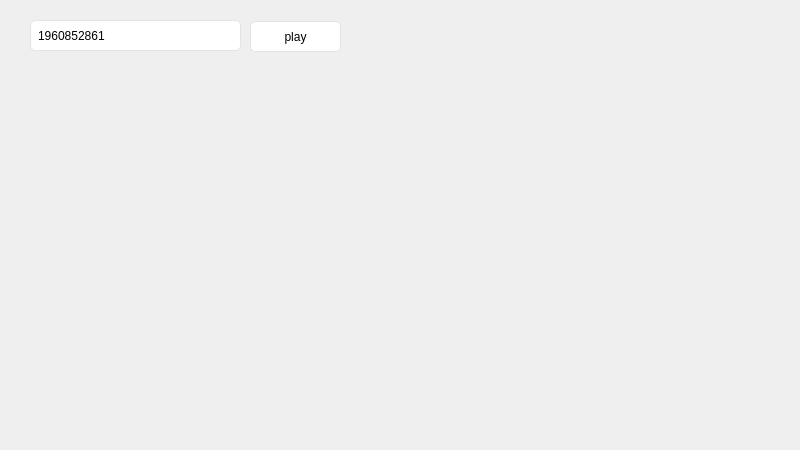
<?xml version="1.0" encoding="UTF-8"?>
<ui version="4.0">
 <class>HomePage</class>
 <widget class="QWidget" name="HomePage">
  <property name="geometry">
   <rect>
    <x>0</x>
    <y>0</y>
    <width>800</width>
    <height>450</height>
   </rect>
  </property>
  <property name="windowTitle">
   <string>Form</string>
  </property>
  <property name="styleSheet">
   <string notr="true">

#MainWindow {
    background-color: rgb(238,238,238);
}

/* QPush Button Styles */

QPushButton {
    background-color: #ffffff;
    border: 1px solid #E3E3E3;
    border-radius: 5px;
    font: 9pt &quot;Microsoft YaHei UI&quot;;
}

QPushButton::hover {
    background-color: #F0F0F0;
    border: 1px solid #E3E3E3;
    border-radius: 5px;
    font: 9pt &quot;Microsoft YaHei UI&quot;;
}

QPushButton:pressed, QPushButton:checked {
    background-color: #ECECEC;
    border: 1px solid #ECECEC;
    border-radius: 5px;
    font: 9pt &quot;Microsoft YaHei UI&quot;;
}

/* QSlider Component Styles */
QSlider{
    border-color: #ffffff;
	border-top-color: rgb(255, 255, 255);
}

QSlider::groove:horizontal {                                
     border: 1px solid #999999;                             
     height: 1px;                                           
    margin: 0px 0;                                         
     left: 5px; right: 5px; 
}

QSlider::handle:horizontal {                               
     border: 0px;
     border-image: url(:/Images/handle_hover.png);
     width: 15px;                                    
     margin: -7px -7px -7px -7px;                  
} 

QSlider::add-page:horizontal{
background: qlineargradient(spread:pad, x1:0, y1:1, x2:0, y2:0, stop:0 #bcbcbc, stop:0.25 #bcbcbc, stop:0.5 #bcbcbc, stop:1 #bcbcbc); 

}

QSlider::sub-page:horizontal{                               
 background: qlineargradient(spread:pad, x1:0, y1:1, x2:0, y2:0, stop:0 #439cf3, stop:0.25 #439cf3, stop:0.5 #439cf3, stop:1 #439cf3);                     
}

QSlider::handle:horizontal:hover {
     border: 0px;
     border-image: url(:/Images/handle_hover.png);
     width: 15px;                                           
     margin: -7px -7px -7px -7px;      
}

/* QLine Edit Styles */

QLineEdit {
	border: 1px solid #E3E3E3;
	border-radius: 5px;
	padding-left: 5px; 
	background-color: #FFFFFF;
	selection-background-color: #A0A0A0; 
	selection-color: #F2F2F2; 
    font: 9pt &quot;Microsoft YaHei UI&quot;;
}

QLineEdit:hover { 
	border: 1px solid #326CF3;
	border-radius: 5px;
	background-color: #FFFFFF;
	selection-background-color: #298DFF;
	selection-color: #F2F2F2;
}

QLineEdit[echoMode=&quot;2&quot;] { 
	lineedit-password-character: 9679;
	lineedit-password-mask-delay: 2000;
}

QLineEdit:disabled {
	border: 1px solid #CDCDCD;
	background-color: #CDCDCD;
	color: #B4B4B4;
}

QLineEdit:read-only {
	background-color: #CDCDCD;
	color: #F2F2F2;
}

/* QListWidget Styles */

QListView {
    outline: none;
    border: 1.25px solid #E0E0E0;
    border-radius: 5px;
}

QListView::item {
    background-color: #ffffff;
    color: #000000;
    border-radius: 5px;
    padding: 7px;
    margin: 2px;
}

QListView::item:hover {
    background-color: rgba(238,238,238,240);
}

QListView::item:selected {
    color: #ffffff;
    background: rgb(50,108,243);
}

/* QLable Styles */

QLabel {
    font: 9pt &quot;Microsoft YaHei UI&quot;;
}

#title {
    
    font: 16pt &quot;Microsoft YaHei UI&quot;;
}</string>
  </property>
  <widget class="QPushButton" name="play_button">
   <property name="geometry">
    <rect>
     <x>250</x>
     <y>21</y>
     <width>91</width>
     <height>31</height>
    </rect>
   </property>
   <property name="text">
    <string>play</string>
   </property>
  </widget>
  <widget class="QLineEdit" name="id_edit">
   <property name="geometry">
    <rect>
     <x>30</x>
     <y>20</y>
     <width>211</width>
     <height>31</height>
    </rect>
   </property>
   <property name="text">
    <string>1960852861</string>
   </property>
  </widget>
 </widget>
 <resources/>
 <connections/>
</ui>
